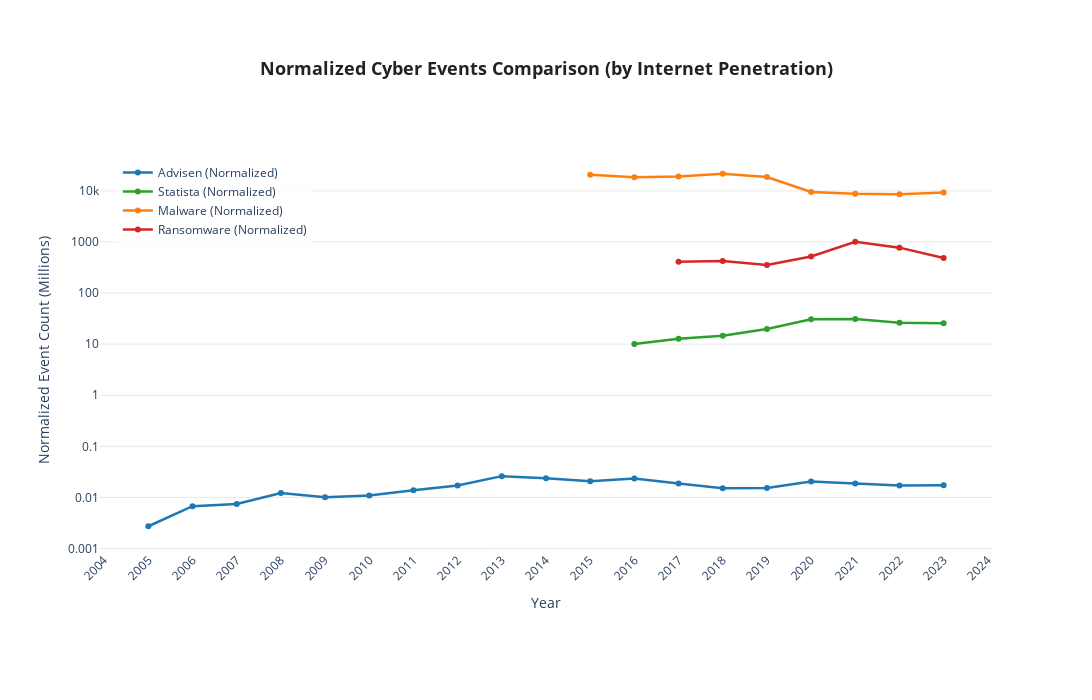

Notebook code cell kept with this figure:
### Markdown cell above
## 5b. Multi-Dataset Comparison - Normalized Events (No usefull)

### Code cell
# Create comparison chart for all three event types (normalized)
fig_multi = go.Figure()

# Add normalized Advisen (2004-2023)
fig_multi.add_trace(go.Scatter(
    x=df_advisens_with_internet['Year'],
    y=df_advisens_with_internet['Events_Normalized'],
    mode='lines+markers',
    name='Advisen (Normalized)',
    line=dict(color='#1f77b4', width=2.5),
    marker=dict(size=6),
    hovertemplate='<b>Year: %{x}</b><br>Events: %{y:,.0f}<extra></extra>'
))

fig_multi.add_trace(go.Scatter(
    x=df_statista_with_internet['Year'],
    y=df_statista_with_internet['Events_Normalized'],
    mode='lines+markers',
    name='Statista (Normalized)',
    line=dict(color='#2ca02c', width=2.5),
    marker=dict(size=6),
    hovertemplate='<b>Year: %{x}</b><br>Events: %{y:,.0f}<extra></extra>'
))

# Add normalized Malware (2015-2024)
fig_multi.add_trace(go.Scatter(
    x=df_malware_with_internet['Year'],
    y=df_malware_with_internet['Malware_Normalized'],
    mode='lines+markers',
    name='Malware (Normalized)',
    line=dict(color='#ff7f0e', width=2.5),
    marker=dict(size=6),
    hovertemplate='<b>Year: %{x}</b><br>Malware: %{y:.2f}B<extra></extra>'
))

# Add normalized Ransomware (2017-2023)
fig_multi.add_trace(go.Scatter(
    x=df_ransomware_with_internet['Year'],
    y=df_ransomware_with_internet['Ransomware_Normalized'],
    mode='lines+markers',
    name='Ransomware (Normalized)',
    line=dict(color='#d62728', width=2.5),
    marker=dict(size=6),
    hovertemplate='<b>Year: %{x}</b><br>Ransomware: %{y:,.0f}<extra></extra>'
))

fig_multi.update_layout(
    title={
        'text': '<b>Normalized Cyber Events Comparison (by Internet Penetration)</b>',
        'x': 0.5,
        'xanchor': 'center',
        'font': {'size': 18, 'color': '#222222'}
    },
    xaxis=dict(
        title='Year',
        dtick=1,
        tickangle=-45
    ),
    yaxis=dict(
        title='Normalized Event Count (Millions)',
        type='log',  # Log scale to compare different magnitudes
        showgrid=True,
        gridwidth=1,
        gridcolor='#e8e8e8'
    ),
    width=1200,
    height=700,
    hovermode='x unified',
    plot_bgcolor='#ffffff',
    paper_bgcolor='#ffffff',
    margin=dict(l=100, r=100, t=150, b=150),
    legend=dict(x=0.02, y=0.98, bgcolor='rgba(255,255,255,0.8)')
)

fig_multi.write_html(output_dir / '05b_all_events_normalized_comparison.html')
fig_multi.write_image(output_dir / '05b_all_events_normalized_comparison.png', width=1200, height=700)

print("✓ Chart saved: ./outputs/05b_all_events_normalized_comparison.html")
print("✓ Chart saved: ./outputs/05b_all_events_normalized_comparison.png")

fig_multi.show()

### Figure 1 — Plotly figure (JSON) as saved in the notebook; plotly's stock layout.template omitted (floating-point values rounded to 4 significant figures)
{"data": [{"hovertemplate": "<b>Year: %{x}</b><br>Events: %{y:,.0f}<extra></extra>", "line": {"color": "#1f77b4", "width": 2.5}, "marker": {"size": 6}, "mode": "lines+markers", "name": "Advisen (Normalized)", "type": "scatter", "x": [2005, 2006, 2007, 2008, 2009, 2010, 2011, 2012, 2013, 2014, 2015, 2016, 2017, 2018, 2019, 2020, 2021, 2022, 2023], "y": [0.00273, 0.006752, 0.007474, 0.01222, 0.0101, 0.0109, 0.01378, 0.0172, 0.0261, 0.02381, 0.02081, 0.02352, 0.01867, 0.01516, 0.01537, 0.02048, 0.0187, 0.01708, 0.01728]}, {"hovertemplate": "<b>Year: %{x}</b><br>Events: %{y:,.0f}<extra></extra>", "line": {"color": "#2ca02c", "width": 2.5}, "marker": {"size": 6}, "mode": "lines+markers", "name": "Statista (Normalized)", "type": "scatter", "x": [2016, 2017, 2018, 2019, 2020, 2021, 2022, 2023], "y": [10.09, 12.72, 14.56, 19.83, 30.84, 31.17, 26.37, 25.58]}, {"hovertemplate": "<b>Year: %{x}</b><br>Malware: %{y:.2f}B<extra></extra>", "line": {"color": "#ff7f0e", "width": 2.5}, "marker": {"size": 6}, "mode": "lines+markers", "name": "Malware (Normalized)", "type": "scatter", "x": [2015, 2016, 2017, 2018, 2019, 2020, 2021, 2022, 2023], "y": [20600.0, 18460.0, 19030.0, 21650.0, 18710.0, 9556.0, 8752.0, 8634.0, 9266.0]}, {"hovertemplate": "<b>Year: %{x}</b><br>Ransomware: %{y:,.0f}<extra></extra>", "line": {"color": "#d62728", "width": 2.5}, "marker": {"size": 6}, "mode": "lines+markers", "name": "Ransomware (Normalized)", "type": "scatter", "x": [2017, 2018, 2019, 2020, 2021, 2022, 2023], "y": [412.2, 425.6, 355.2, 519.9, 1010.0, 774.5, 485.6]}], "layout": {"height": 700, "hovermode": "x unified", "legend": {"bgcolor": "rgba(255,255,255,0.8)", "x": 0.02, "y": 0.98}, "margin": {"b": 150, "l": 100, "r": 100, "t": 150}, "paper_bgcolor": "#ffffff", "plot_bgcolor": "#ffffff", "title": {"font": {"color": "#222222", "size": 18}, "text": "<b>Normalized Cyber Events Comparison (by Internet Penetration)</b>", "x": 0.5, "xanchor": "center"}, "width": 1200, "xaxis": {"dtick": 1, "tickangle": -45, "title": {"text": "Year"}}, "yaxis": {"gridcolor": "#e8e8e8", "gridwidth": 1, "showgrid": true, "title": {"text": "Normalized Event Count (Millions)"}, "type": "log"}}}
